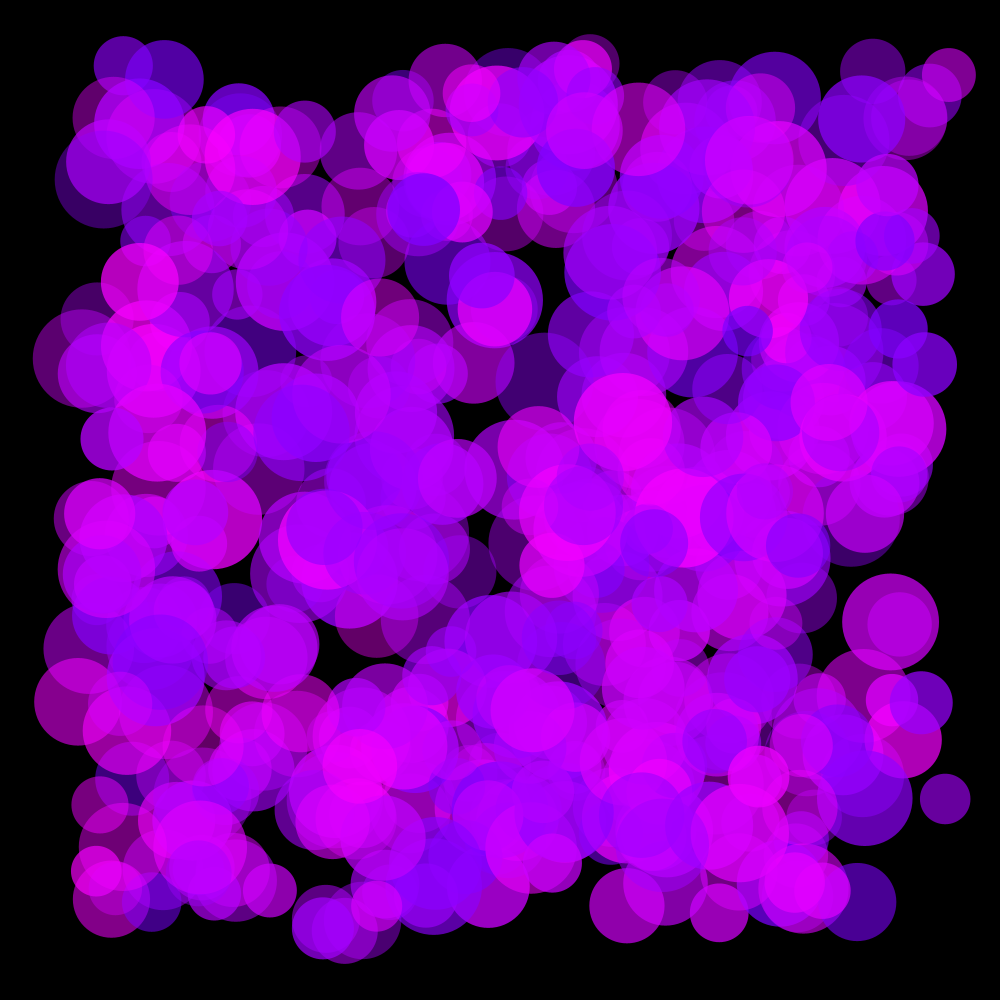
Frame 1 (no input)
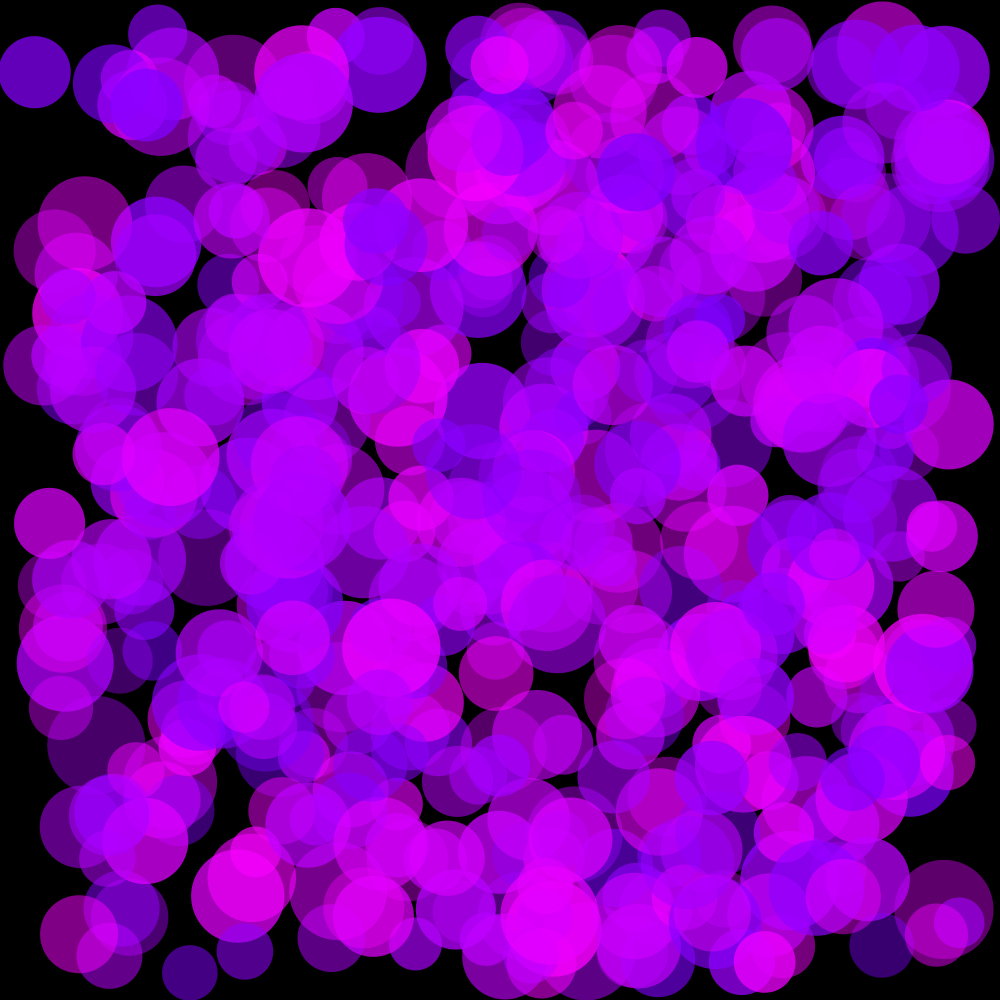
Frame 60 (the mouse pressed at the canvas centre just before this capture)
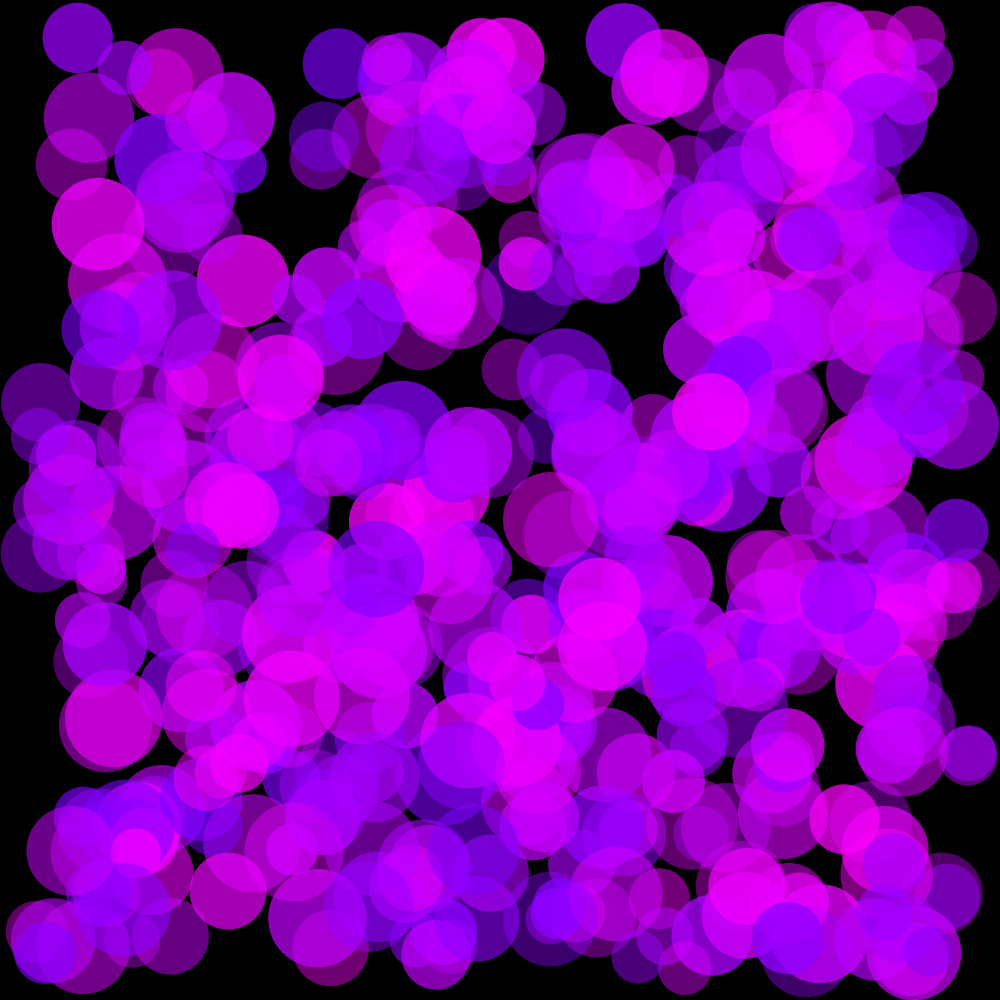
Frame 120 (the mouse held since frame 60 and released just before this capture)

The Processing sketch that drew these frames (run headless with seeded random() and noise(); from frame 60 on, the mouse is pressed at the canvas centre):

// Processing sketch: fiveHundredBouncingBubbles
// ── fiveHundredBouncingBubbles.pde
int number=500;
float[] size=new float[number];
float[] xPos=new float[number];
float[] yPos=new float[number];
float[] xSpeed=new float[number];
float[] ySpeed=new float[number];
float[] opacity=new float[number];
float[] tempOp=new float[number];
color[] colour=new color[number];

void setup() {
  size(1000, 1000);
  noStroke();
  for (int i=0; i<number; i++) {
    size[i]=random(50, 100);
    xPos[i]=random(size[1], width-size[i]);
    yPos[i]=random(size[i], height-size[i]);
    xSpeed[i]=random(-5, 5);
    ySpeed[i]=random(-5, 5);
    opacity[i]=random(100,200);
    colour[i]=color(random(122,255), 0, 255);
  }
}

void draw() {
  background(0);
  for (int i=0; i<number; i++) {
    fill(colour[i], opacity[i]);
    ellipse(xPos[i]+=xSpeed[i], yPos[i]+=ySpeed[i], size[i], size[i]);
    if (xPos[i]>width-size[i]/2||xPos[i]<size[i]/2) xSpeed[i]=-xSpeed[i];
    if (yPos[i]>height-size[i]/2||yPos[i]<size[i]/2) ySpeed[i]=-ySpeed[i];
    if (dist(mouseX, mouseY,xPos[i],yPos[i])<size[i]/2){
      //tempOp[i]=opacity[i];
      opacity[i]=0;
    }
    //if(keyPressed) opacity[i]=tempOp[i];
  }
}

void mousePressed(){
  setup();
}
